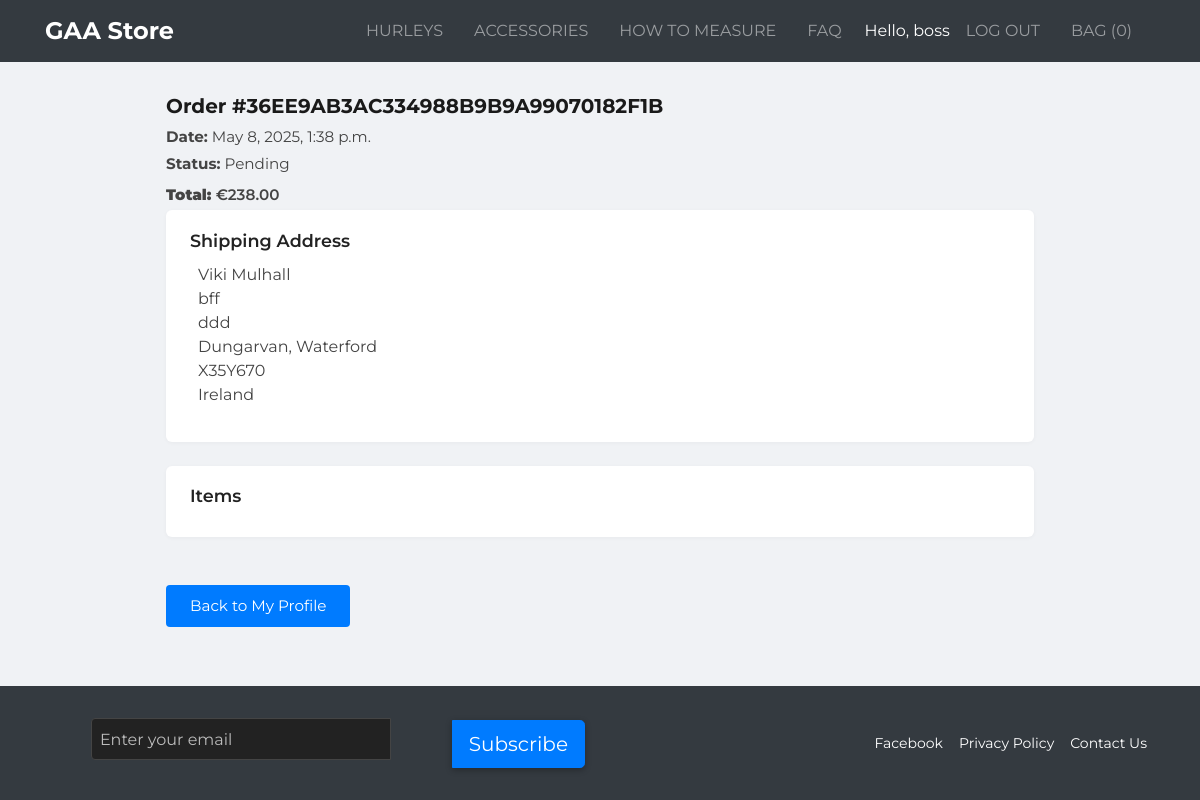
The page /profile/order/1/ (signed in) on the database its author committed.
### checkout/models.py (models this page shows, shortened)
class Order(models.Model):
    order_number = models.CharField(max_length=32, null=False, editable=False)
    user_profile = models.ForeignKey(
        UserProfile, on_delete=models.CASCADE, null=True, blank=True)
    shipping_address = models.ForeignKey(
        ShippingAddress, null=True, blank=True, on_delete=models.SET_NULL)
    email = models.EmailField(null=False, blank=False)
    order_date = models.DateTimeField(auto_now_add=True)
    total_price = models.DecimalField(
        max_digits=10, decimal_places=2, default=0.00)
    stripe_pid = models.CharField(max_length=254, null=False, blank=False)
    status = models.CharField(
        max_length=20, choices=[
            ('cart', 'In Cart'),
            ('Pending', 'Pending'),
            ('Processing', 'Processing'),
            ('Shipped', 'Shipped'),
            ('Delivered', 'Delivered'),],
        default='Pending')
    payment_status = models.CharField(
        max_length=20, choices=[
            ('Pending', 'Pending'),
            ('Paid', 'Paid'),
            ('failed', 'Failed'),
            ('Refunded', 'Refunded')],
        default='Pending')
    delivery_status = models.CharField(max_length=50, null=True, blank=True)
    is_gift = models.BooleanField(
        default=False, help_text="Indicates if the order is a gift.")
    gift_message = models.CharField(
        max_length=255,
        null=True, blank=True, help_text="Optional gift message.")
    delivery_cost = models.DecimalField(
         max_digits=6, decimal_places=2, default=0)
    grand_total = models.DecimalField(
         max_digits=10, decimal_places=2, default=0)

class ShippingAddress(models.Model):
    user_profile = models.ForeignKey(
            UserProfile,
            on_delete=models.CASCADE,
            related_name='shipping_addresses'
        )
    full_name = models.CharField(max_length=100)
    phone_number = models.CharField(max_length=20, null=True, blank=True)
    street_address1 = models.CharField(max_length=80)
    street_address2 = models.CharField(max_length=80, null=True, blank=True)
    town_or_city = models.CharField(max_length=40)
    county = models.CharField(max_length=80, null=True, blank=True)
    eircode = models.CharField(max_length=10)
    country = CountryField(blank_label='Country *', default='IE')
    is_default = models.BooleanField(default=False)
    date_added = models.DateTimeField(
        auto_now_add=False,
        null=True,
        default=timezone.now
        )
    class Meta:
        ordering = ['-is_default', '-date_added']

### profiles/views.py (the view)
# urls.py: path("order/<int:order_id>/", views.order_detail, name="order_detail"),
@login_required
def order_detail(request, order_id):
    order = get_object_or_404(
        Order,
        id=order_id,
        user_profile=request.user.userprofile
    )
    template = 'checkout/order_detail.html'
    context = {
        'order': order,
    }
    return render(request, template, context)

### bag/context_processors.py (called while the page is built, shortened)
def bag_contents(request):
    bag_items = []
    total = 0
    product_count = 0
    bag = request.session.get('bag', {})
    if total < settings.FREE_DELIVERY_THRESHOLD:
        delivery = total * Decimal(settings.STANDARD_DELIVERY_PERCENTAGE / 100)
        free_delivery_delta = settings.FREE_DELIVERY_THRESHOLD - total
    else:
        delivery = 0
        free_delivery_delta = 0
    grand_total = total + delivery
    return {
        'bag_items': bag_items,
        'total': total,
        'product_count': product_count,
        'delivery': delivery,
        'free_delivery_delta': free_delivery_delta,
        'free_delivery_threshold': settings.FREE_DELIVERY_THRESHOLD,
        'grand_total': grand_total,
    }

def bag_count(request):
    bag = request.session.get('bag', {})
    count = sum(item.get('quantity', 0) for item in bag.values())
    return {'bag_count': count}

### checkout/templates/checkout/order_detail.html (shortened to what this page needs)
{% extends "base.html" %}
{% load static %}
{% block extra_css %}
  <link rel="stylesheet" href="{% static 'checkout/css/order_detail.css' %}">
{% endblock %}
{% block content %}
<div class="order-detail-container">
    <div class="order-summary-card">
        <h2>Order #{{ order.order_number }}</h2>
        <p><strong>Date:</strong> {{ order.order_date|date:"F j, Y, g:i a" }}</p>
        <p><strong>Status:</strong> {{ order.status|default:"Processing" }}</p>
        <p class="order-total"><strong>Total:</strong> €{{ order.total_price|floatformat:2 }}</p>
    </div>
    <div class="order-section">
        <h4>Shipping Address</h4>
        <address>
            {{ order.shipping_address.full_name }}<br>
            {{ order.shipping_address.street_address1 }}<br>
            {% if order.shipping_address.street_address2 %}
                {{ order.shipping_address.street_address2 }}<br>
            {% endif %}
            {{ order.shipping_address.town_or_city }}, {{ order.shipping_address.county }}<br>
            {{ order.shipping_address.eircode }}<br>
            {{ order.shipping_address.country.name }}
        </address>
    </div>
    <div class="order-section">
        <h4>Items</h4>
    </div>
    <div class="back-link-container">
        <a href="{% url 'profile' %}" class="btn btn-secondary back-to-profile">
            Back to My Profile
        </a>
    </div>
</div>
{% endblock %}

### templates/includes/main-nav.html (shortened to what this page needs)
<nav class="navbar navbar-expand-lg navbar-dark bg-dark">
  <div class="container">
    <a class="navbar-brand" href="/">GAA Store</a>
    <div class="collapse navbar-collapse" id="navbarNav">
      <ul class="navbar-nav ml-auto">
        <li class="nav-item">
          <a class="nav-link" href="/hurleys/">Hurleys</a>
        </li>
        <li class="nav-item">
          <a class="nav-link" href="/accessories/">Accessories</a>
        </li>
        <li class="nav-item">
          <a class="nav-link" href="{% url 'how_to_measure' %}">How to Measure</a>
        </li>
        <li class="nav-item">
          <a class="nav-link" href="{% url 'core:faq_list' %}">FAQ</a>
        </li>
        {% if user.is_authenticated %}
          <li class="nav-item">
            <a class="navbar-text mr-2 text-white" href="{% url 'profile' %}">
              Hello, {{ user.username }}
            </a>
          </li>
          <li class="nav-item">
            <a class="nav-link" href="{% url 'account_logout' %}">
              Log out
            </a>
          </li>
        {% else %}
          <li class="nav-item">
            <a class="nav-link" href="{% url 'account_login' %}">
              Sign Up / Log In
            </a>
          </li>
        {% endif %}
        <li class="nav-item">
          <a class="{% if grand_total %}text-info font-weight-bold{% else %}text-black{% endif %} nav-link" href="{% url 'view_bag' %}">
            Bag (<span id="bag-count">{{ bag_count }}</span>)
          </a>
        </li>
      </ul>
    </div>
  </div>
</nav>

### static/css/base.css (style rules this page uses)
html, body { height: 100%; margin: 0; padding: 0; }
body { font-family: 'Montserrat', sans-serif; background-color: #000; color: #fff; margin: 0; padding: 0; display: flex; flex-direction: column; min-height: 100vh; }
.navbar-brand { font-weight: 700; font-size: 1.5rem; }
.navbar-nav .nav-link { font-size: 1rem; text-transform: uppercase; margin-right: 15px; transition: color 0.3s ease; }

### checkout/static/checkout/css/order_detail.css (style rules this page uses)
body { background-color: #f0f2f5; color: #333; }
.order-detail-container { max-width: 900px; margin: 2rem auto; padding: 0 1rem; }
.order-summary-card h2 { font-size: 1.25rem; font-weight: 700; margin-bottom: 0.5rem; color: #1a1a1a; }
.order-summary-card p { margin: 0.25rem 0; font-size: 0.95rem; color: #444; }
.order-summary-card .order-total { font-weight: 600; margin-top: 0.5rem; }
.order-section { background: #ffffff; border-radius: 6px; padding: 1.2rem 1.5rem; margin-bottom: 1.5rem; box-shadow: 0 1px 4px rgba(0, 0, 0, 0.04); }
.order-section h4 { font-size: 1.1rem; font-weight: 600; margin-bottom: 0.75rem; color: #222; }
.order-section address { font-style: normal; line-height: 1.5; color: #444; margin-left: 0.5rem; }
.back-to-profile { display: inline-block; background: #007bff; color: #fff !important; border: none; padding: 0.6rem 1.5rem; font-size: 0.95rem; border-radius: 4px; margin-top: 1.5rem; text-decoration: none; transition: background 0.2s ease; }

### rows shown on the page
Order: order_number "36EE9AB3AC334988B9B9A99070182F1B", order_date "May 8, 2025, 1:38 p.m.", status "Pending", total_price "238.00", shipping_address.full_name "Viki Mulhall", shipping_address.street_address1 "bff", shipping_address.street_address2 "ddd", shipping_address.town_or_city "Dungarvan", shipping_address.county "Waterford", shipping_address.eircode "X35Y670", shipping_address.country.name "Ireland"

### other values the page prints
{{ user.username }} "boss"
{{ bag_count }} "0"
